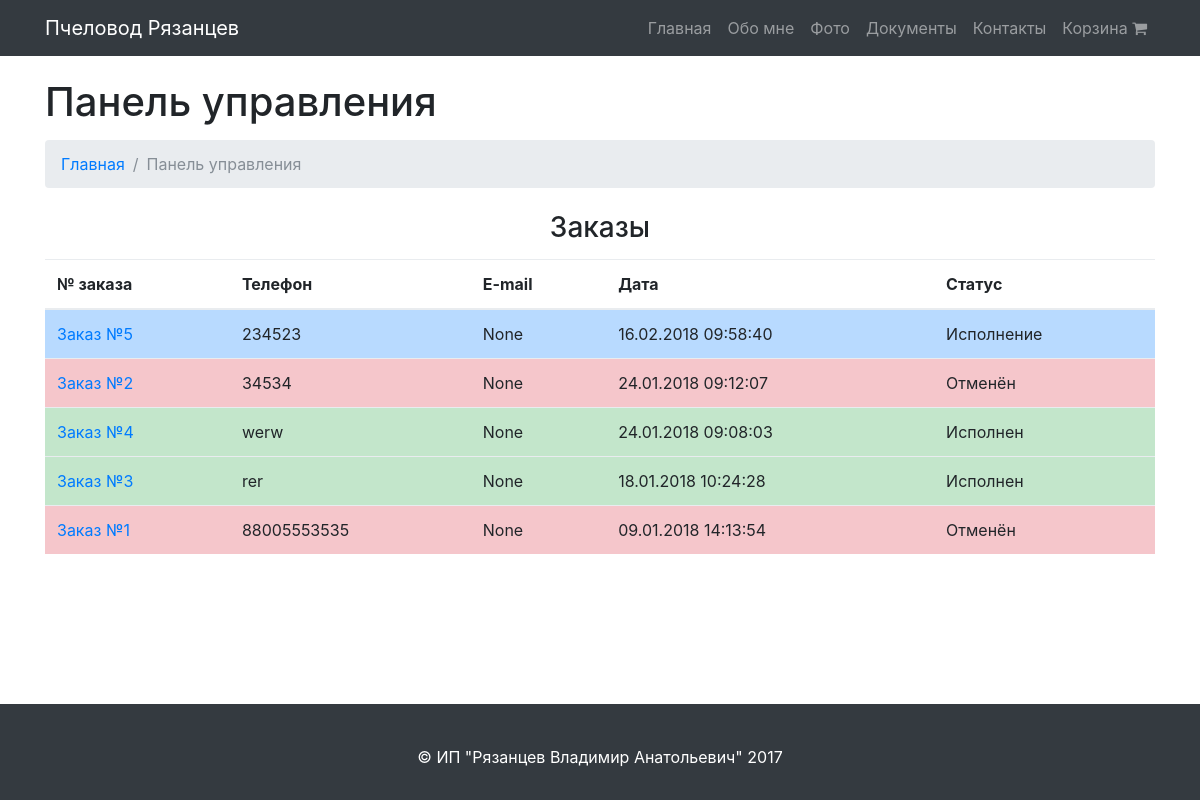
Screenshot of /control/ with the database file from the repository.
### store/models.py (models this page shows, shortened)
class Order(models.Model):
    accepted = 'Принят'
    execution = 'Исполнение'
    executed = 'Исполнен'
    canceled = 'Отменён'
    status_classifier = (
        (accepted, 'Принят'),
        (execution, 'Исполнение'),
        (executed, 'Исполнен'),
        (canceled, 'Отменён'),
    )
    email = models.EmailField(blank=True, null=True)
    phone = models.CharField(max_length=20)
    date = models.DateTimeField(default=timezone.now)
    status = models.CharField(max_length=10, choices=status_classifier, default=accepted)

### control_panel/views.py (the view)
# urls.py: url(r'^control/$', views.control, name='control'),
def control(request):
    order_list = Order.objects.all().order_by('-date')
    return render(
        request,
        "control_panel/control_panel.html",
        {
            "order_list": order_list
        }
    )

### templates/control_panel/control_panel.html (shortened to what this page needs)
{% extends "base.html" %}
{% load poll_extras %}
{% block content %}
    <div class="container">
        <h1 class="mt-4 mb-3">Панель управления</h1>
        <ol class="breadcrumb">
            <li class="breadcrumb-item">
                <a href="{% url "index" %}">Главная</a>
            </li>
            <li class="breadcrumb-item active">Панель управления</li>
        </ol>
        <div class="text-center">
            <h3 class="mt-4 mb-3">Заказы</h3>
        </div>
        <table class="table table-hover">
            <thead>
            <tr>
                <th>№ заказа</th>
                <th>Телефон</th>
                <th>E-mail</th>
                <th>Дата</th>
                <th>Статус</th>
            </tr>
            </thead>
            <tbody>
            {% for item in order_list %}
                    <tr class="{% if item.status == 'Принят' %}table-info{% elif item.status == 'Исполнение' %}table-primary{% elif item.status == 'Исполнен' %}table-success{% elif item.status == 'Отменён' %}table-danger{% endif %}">
                        <td><a href="{% url "control_order" id=item.id %}">Заказ №{{ item.id }}</a></td>
                        <td>{{ item.phone }}</td>
                        <td>{{ item.email }}</td>
                        <td>{{ item.date|date:"d.m.Y H:i:s" }}</td>
                        <td>{{ item.status }}</td>
                    </tr>
            {% endfor %}
            </tbody>
        </table>
    </div>
{% endblock %}

### static/css/modern-business.css (style rules this page uses)
body { padding-top: 54px; }
@media (min-width: 992px) { body { padding-top: 56px; } }

### static/css/style.css (style rules this page uses)
html { position: relative; min-height: 100%; }
body { margin-bottom: 100px; }

### rows the page displays
Order: id "5", phone "234523", email "None", date "16.02.2018 09:58:40", status "Исполнение"
Order: id "2", phone "34534", email "None", date "24.01.2018 09:12:07", status "Отменён"
Order: id "4", phone "werw", email "None", date "24.01.2018 09:08:03", status "Исполнен"
Order: id "3", phone "rer", email "None", date "18.01.2018 10:24:28", status "Исполнен"
Order: id "1", phone "88005553535", email "None", date "09.01.2018 14:13:54", status "Отменён"
